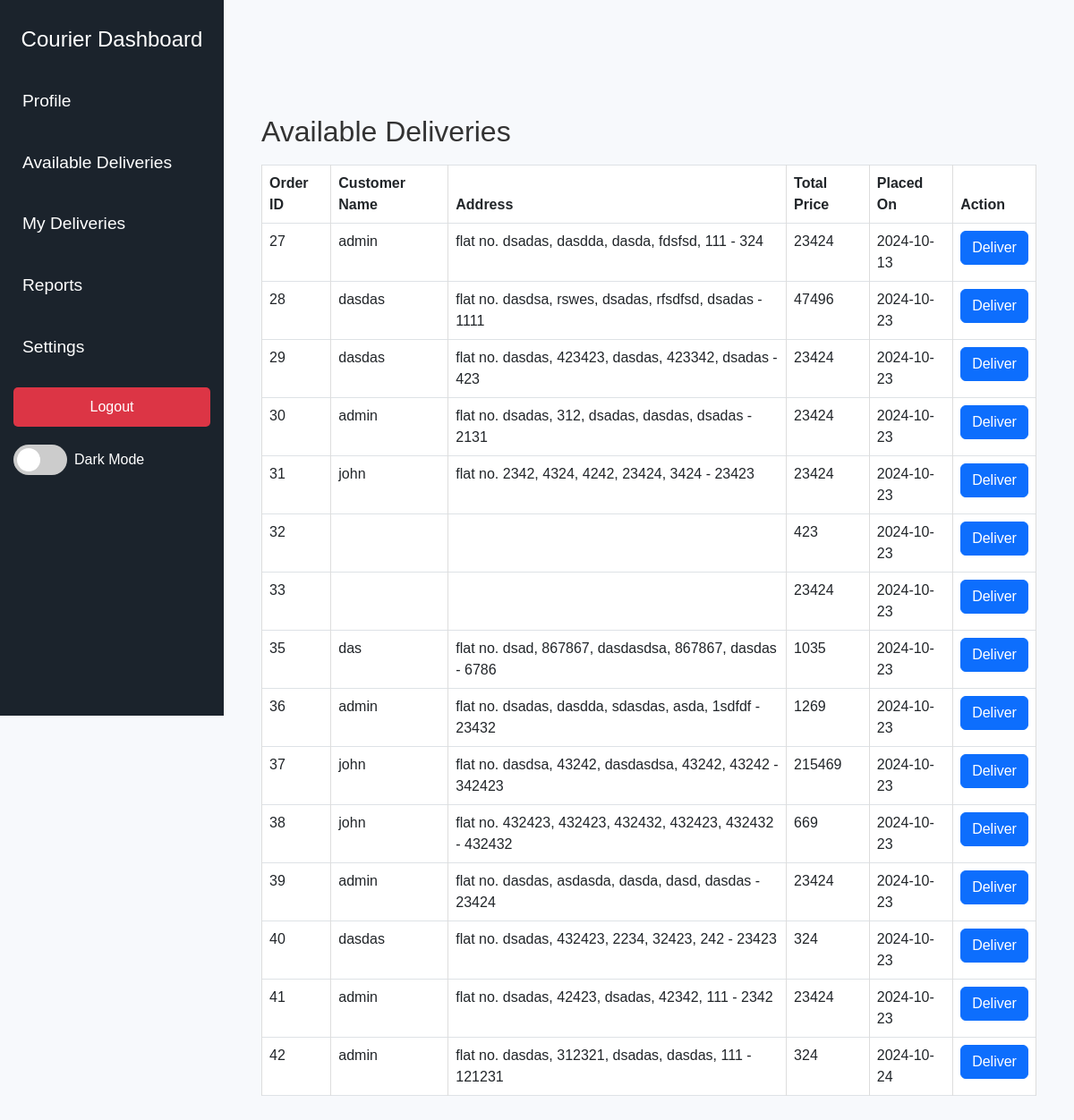
Page /Delivery/courier_deliveries.php (signed in) on the committed database.
### tables this page shows
CREATE TABLE `orders` (
  `id` int(100) NOT NULL,
  `user_id` int(100) NOT NULL,
  `name` varchar(20) NOT NULL,
  `number` varchar(10) NOT NULL,
  `email` varchar(50) NOT NULL,
  `method` varchar(50) NOT NULL,
  `address` varchar(500) NOT NULL,
  `total_products` varchar(1000) NOT NULL,
  `total_price` int(100) NOT NULL,
  `placed_on` date NOT NULL DEFAULT current_timestamp(),
  `payment_status` varchar(20) NOT NULL DEFAULT 'pending'
);

### Delivery/courier_deliveries.php (the view, shortened to what this page needs)
<?php
include '../components/connect.php';
$courier_id = $_SESSION['courier_id'];
$query = $conn->prepare("SELECT * FROM orders WHERE payment_status = 'pending' AND id NOT IN (SELECT order_id FROM delivery_history WHERE courier_id = ?)");
$query->execute([$courier_id]);
$orders = $query->fetchAll(PDO::FETCH_ASSOC);
?>
<!DOCTYPE html>
<html lang="en">
<head>
    <link href="https://cdn.jsdelivr.net/npm/bootstrap@5.3.0/dist/css/bootstrap.min.css" rel="stylesheet">
    <link rel="stylesheet" href="../css/courier1.css">
</head>
<body>
    <?php include '../components/courier_header_component.php'; ?>
<div class="main-content">
    <div class="profile-container">
    <div class="container mt-5">
        <h2>Available Deliveries</h2>
        <div class="table-responsive">
            <table class="table table-hover table-bordered">
                <thead>
                    <tr>
                        <th>Order ID</th>
                        <th>Customer Name</th>
                        <th>Address</th>
                        <th>Total Price</th>
                        <th>Placed On</th>
                        <th>Action</th>
                    </tr>
                </thead>
                <tbody>
                    <?php if (count($orders) > 0): ?>
                        <?php foreach ($orders as $order): ?>
                            <tr>
                                <td><?= htmlspecialchars($order['id']) ?></td>
                                <td><?= htmlspecialchars($order['name']) ?></td>
                                <td><?= htmlspecialchars($order['address']) ?></td>
                                <td><?= htmlspecialchars($order['total_price']) ?></td>
                                <td><?= htmlspecialchars($order['placed_on']) ?></td>
                                <td>
                                    <form method="post" action="">
                                        <button type="submit" name="assign_order" class="btn btn-primary">Deliver</button>
                                    </form>
                                </td>
                            </tr>
                        <?php endforeach; ?>
                    <?php else: ?>
                        <tr>
                            <td colspan="6" class="text-center">No pending orders available for delivery.</td>
                        </tr>
                    <?php endif; ?>
                </tbody>
            </table>
        </div>
    </div>
    </div>
</div>
</body>
</html>

### css/courier1.css (style rules this page uses)
body { font-family: 'Arial', sans-serif; background-color: #f7f9fc; color: #333; margin: 0; padding: 0; height: 100vh; display: flex; transition: background-color 0.3s, color 0.3s; }
.main-content { margin-left: 250px; padding: 30px; width: calc(100% - 250px); }
.profile-container { padding: 50px 0; display: flex; justify-content: center; }
table { width: 100%; border-collapse: collapse; margin-top: 10px; }
table th, table td { padding: 12px 15px; border: 1px solid #ddd; }
table th { background-color: #f8f9fa; font-size: 1rem; }

### rows in the picture
orders: id "27", name "admin", address "flat no. dsadas, dasdda, dasda, fdsfsd, 111 - 324", total_price "23424", placed_on "2024-10-13"
orders: id "28", name "dasdas", address "flat no. dasdsa, rswes, dsadas, rfsdfsd, dsadas - 1111", total_price "47496", placed_on "2024-10-23"
orders: id "29", name "dasdas", address "flat no. dasdas, 423423, dasdas, 423342, dsadas - 423", total_price "23424", placed_on "2024-10-23"
orders: id "30", name "admin", address "flat no. dsadas, 312, dsadas, dasdas, dsadas - 2131", total_price "23424", placed_on "2024-10-23"
orders: id "31", name "john", address "flat no. 2342, 4324, 4242, 23424, 3424 - 23423", total_price "23424", placed_on "2024-10-23"
orders: id "32", total_price "423", placed_on "2024-10-23"
orders: id "33", total_price "23424", placed_on "2024-10-23"
orders: id "35", name "das", address "flat no. dsad, 867867, dasdasdsa, 867867, dasdas - 6786", total_price "1035", placed_on "2024-10-23"
orders: id "36", name "admin", address "flat no. dsadas, dasdda, sdasdas, asda, 1sdfdf - 23432", total_price "1269", placed_on "2024-10-23"
orders: id "37", name "john", address "flat no. dasdsa, 43242, dasdasdsa, 43242, 43242 - 342423", total_price "215469", placed_on "2024-10-23"
orders: id "38", name "john", address "flat no. 432423, 432423, 432432, 432423, 432432 - 432432", total_price "669", placed_on "2024-10-23"
orders: id "39", name "admin", address "flat no. dasdas, asdasda, dasda, dasd, dasdas - 23424", total_price "23424", placed_on "2024-10-23"
orders: id "40", name "dasdas", address "flat no. dsadas, 432423, 2234, 32423, 242 - 23423", total_price "324", placed_on "2024-10-23"
orders: id "41", name "admin", address "flat no. dsadas, 42423, dsadas, 42342, 111 - 2342", total_price "23424", placed_on "2024-10-23"
orders: id "42", name "admin", address "flat no. dasdas, 312321, dsadas, dasdas, 111 - 121231", total_price "324", placed_on "2024-10-24"
